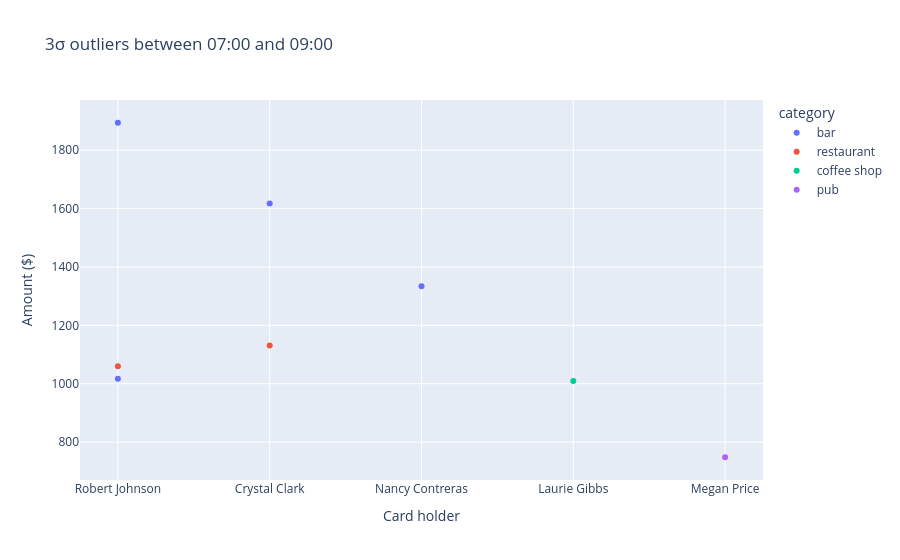

The code cell stored with this chart in its notebook:
### Code cell
px.scatter(early_std.reset_index(), x="holder_name", y="amount", color="category",
           hover_data=["merchant_name", "date"],
           labels={"holder_name": "Card holder", "amount": "Amount ($)"},
           title="3σ outliers between 07:00 and 09:00")

### Figure 1 — Plotly figure (JSON) as saved in the notebook; plotly's stock layout.template omitted (floating-point values rounded to 4 significant figures)
{"data": [{"customdata": [["Curry, Scott and Richardson", "2018-12-07T07:22:03"], ["Mccarty-Thomas", "2018-03-05T08:26:08"], ["Griffin-Woodard", "2018-03-06T07:18:09"], ["Jacobs, Torres and Walker", "2018-09-06T08:28:55"]], "hovertemplate": "category=bar<br>Card holder=%{x}<br>Amount ($)=%{y}<br>merchant_name=%{customdata[0]}<br>date=%{customdata[1]}<extra></extra>", "legendgroup": "bar", "marker": {"color": "#636efa", "symbol": "circle"}, "mode": "markers", "name": "bar", "orientation": "v", "showlegend": true, "type": "scatter", "x": ["Robert Johnson", "Crystal Clark", "Nancy Contreras", "Robert Johnson"], "xaxis": "x", "y": [1894.0, 1617.0, 1334.0, 1017.0], "yaxis": "y"}, {"customdata": [["Walker, Deleon and Wolf", "2018-01-22T08:07:03"], ["Jenkins, Peterson and Beck", "2018-09-26T08:48:40"]], "hovertemplate": "category=restaurant<br>Card holder=%{x}<br>Amount ($)=%{y}<br>merchant_name=%{customdata[0]}<br>date=%{customdata[1]}<extra></extra>", "legendgroup": "restaurant", "marker": {"color": "#EF553B", "symbol": "circle"}, "mode": "markers", "name": "restaurant", "orientation": "v", "showlegend": true, "type": "scatter", "x": ["Crystal Clark", "Robert Johnson"], "xaxis": "x", "y": [1131.0, 1060.0], "yaxis": "y"}, {"customdata": [["Padilla-Clements", "2018-03-26T07:41:59"]], "hovertemplate": "category=coffee shop<br>Card holder=%{x}<br>Amount ($)=%{y}<br>merchant_name=%{customdata[0]}<br>date=%{customdata[1]}<extra></extra>", "legendgroup": "coffee shop", "marker": {"color": "#00cc96", "symbol": "circle"}, "mode": "markers", "name": "coffee shop", "orientation": "v", "showlegend": true, "type": "scatter", "x": ["Laurie Gibbs"], "xaxis": "x", "y": [1009.0], "yaxis": "y"}, {"customdata": [["Johnson-Fuller", "2018-12-14T08:51:41"]], "hovertemplate": "category=pub<br>Card holder=%{x}<br>Amount ($)=%{y}<br>merchant_name=%{customdata[0]}<br>date=%{customdata[1]}<extra></extra>", "legendgroup": "pub", "marker": {"color": "#ab63fa", "symbol": "circle"}, "mode": "markers", "name": "pub", "orientation": "v", "showlegend": true, "type": "scatter", "x": ["Megan Price"], "xaxis": "x", "y": [748.0], "yaxis": "y"}], "layout": {"legend": {"title": {"text": "category"}, "tracegroupgap": 0}, "title": {"text": "3σ outliers between 07:00 and 09:00"}, "xaxis": {"anchor": "y", "domain": [0.0, 1.0], "title": {"text": "Card holder"}}, "yaxis": {"anchor": "x", "domain": [0.0, 1.0], "title": {"text": "Amount ($)"}}}}
